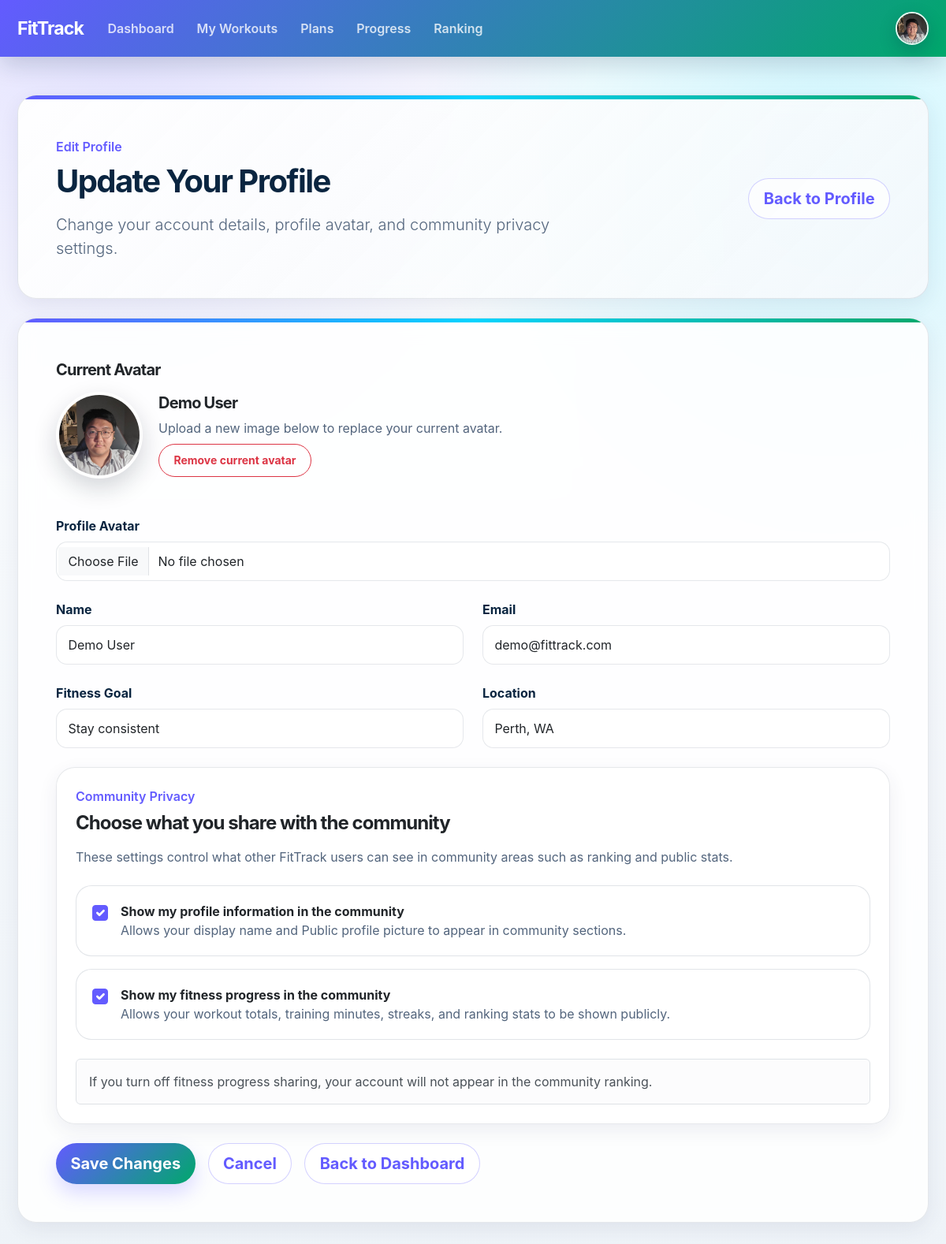
/profile/edit (signed in), run on the app's committed database.
### app.py (models this page shows, shortened)
class User(db.Model):
    __tablename__ = "users"
    id = db.Column(db.Integer, primary_key=True)
    name = db.Column(db.String(100), nullable=False)
    email = db.Column(db.String(120), unique=True, nullable=False)
    password_hash = db.Column(db.String(255), nullable=False)
    goal = db.Column(db.String(200), nullable=True)
    member_since = db.Column(db.String(50), nullable=True)
    location = db.Column(db.String(100), nullable=True)
    avatar_filename = db.Column(db.String(255), nullable=True)
    show_public_profile = db.Column(db.Boolean, nullable=False, default=True)
    show_public_fitness = db.Column(db.Boolean, nullable=False, default=True)
    workouts = db.relationship(
        "Workout",
        backref="owner",
        lazy=True,
        cascade="all, delete-orphan"
    )

### app.py (the view, shortened to what this page needs)
@app.route("/profile/edit", methods=["GET", "POST"])
def edit_profile():
    if not is_logged_in():
        return redirect(url_for("login"))
    user = current_user()
    if user is None:
        session.clear()
        return redirect(url_for("login"))
    return render_template("edit_profile.html", profile=user_to_profile_dict(user))

### templates/edit_profile.html (shortened to what this page needs)
<!doctype html>
<html lang="en">
<head>
    <link
        href="https://cdn.jsdelivr.net/npm/bootstrap@5.3.3/dist/css/bootstrap.min.css"
        rel="stylesheet"
    >
    <link
        rel="stylesheet"
        href="{{ url_for('static', filename='css/styles.css') }}"
    >
</head>
<body class="bg-light">
<header>
    <nav class="navbar navbar-expand-lg navbar-dark bg-success">
        <div class="container">
            <a class="navbar-brand fw-bold" href="{% if session.get('user_id') %}{{ url_for('dashboard') }}{% else %}{{ url_for('home') }}{% endif %}">
    FitTrack
</a>
            <div class="collapse navbar-collapse" id="appNav">
                <ul class="navbar-nav me-auto align-items-lg-center">
                    <li class="nav-item">
                        <a class="nav-link" href="{{ url_for('dashboard') }}">Dashboard</a>
                    </li>
                    <li class="nav-item">
                        <a class="nav-link" href="{{ url_for('workouts') }}">My Workouts</a>
                    </li>
                    <li class="nav-item">
                        <a class="nav-link" href="{{ url_for('plans') }}">Plans</a>
                    </li>
                    <li class="nav-item">
                        <a class="nav-link" href="{{ url_for('progress') }}">Progress</a>
                    </li>
                    <li class="nav-item">
                        <a class="nav-link" href="{{ url_for('ranking') }}">Ranking</a>
                    </li>
                </ul>
                <div class="d-flex align-items-center mt-3 mt-lg-0">
                    <div class="dropdown">
                        <button
                            class="btn p-0 border-0 bg-transparent profile-dropdown-toggle"
                            type="button"
                            data-bs-toggle="dropdown"
                            aria-expanded="false"
                            aria-label="Open profile menu"
                        >
                            {% if nav_profile and nav_profile.avatar_filename %}
                                <img
                                    src="{{ url_for('static', filename='uploads/' ~ nav_profile.avatar_filename) }}"
                                    alt="Profile"
                                    class="profile-icon"
                                >
                            {% endif %}
                        </button>
                    </div>
                </div>
            </div>
        </div>
    </nav>
</header>
<main class="py-5">
    <div class="container">
        <section class="card border-0 shadow-sm hero-card mb-4">
            <div class="card-body p-4 p-lg-5">
                <div class="row align-items-center g-4">
                    <div class="col-lg-8">
                        <p class="fw-semibold mb-2" style="color: #635bff;">
                            Edit Profile
                        </p>
                        <h1 class="display-6 fw-bold mb-3">
                            Update Your Profile
                        </h1>
                        <p class="lead text-muted mb-0">
                            Change your account details, profile avatar, and community privacy settings.
                        </p>
                    </div>
                    <div class="col-lg-4 text-lg-end">
                        <a href="{{ url_for('profile') }}" class="btn btn-outline-success btn-lg">
                            Back to Profile
                        </a>
                    </div>
                </div>
            </div>
        </section>
        <section class="card border-0 shadow-sm dashboard-info-card">
            <div class="card-body p-4 p-lg-5">
                <form
                    method="POST"
                    action="{{ url_for('edit_profile') }}"
                    enctype="multipart/form-data"
                >
                    <div class="mb-5">
                        <h2 class="h5 fw-bold mb-3">
                            Current Avatar
                        </h2>
                        <div class="avatar-preview-row">
                            {% if profile.avatar_filename %}
                                <img
                                    src="{{ url_for('static', filename='uploads/' ~ profile.avatar_filename) }}"
                                    alt="Current avatar"
                                    class="avatar-preview-box"
                                >
                            {% endif %}
                            <div class="avatar-preview-info">
                                <h3 class="h5 fw-bold mb-2">
                                    {{ profile.name }}
                                </h3>
                                <p class="text-muted mb-2">
                                    Upload a new image below to replace your current avatar.
                                </p>
                                {% if profile.avatar_filename %}
                                    <button
                                        type="submit"
                                        name="action"
                                        value="remove_avatar"
                                        class="btn btn-outline-danger btn-sm"
                                    >
                                        Remove current avatar
                                    </button>
                                {% endif %}
                            </div>
                        </div>
                    </div>
                    <div class="mb-4">
                        <label for="avatar" class="form-label">Profile Avatar</label>
                        <input
                            type="file"
                            class="form-control"
                            id="avatar"
                            name="avatar"
                            accept="image/png, image/jpeg, image/jpg, image/gif"
                        >
                    </div>
                    <div class="row g-4 mb-4">
                        <div class="col-md-6">
                            <label for="name" class="form-label">Name</label>
                            <input
                                type="text"
                                class="form-control"
                                id="name"
                                name="name"
                                value="{{ profile.name }}"
                                required
                            >
                        </div>
                        <div class="col-md-6">
                            <label for="email" class="form-label">Email</label>
                            <input
                                type="email"
                                class="form-control"
                                id="email"
                                value="{{ profile.email }}"
                                readonly
                            >
                        </div>
                        <div class="col-md-6">
                            <label for="goal" class="form-label">Fitness Goal</label>
                            <input
                                type="text"
                                class="form-control"
                                id="goal"
                                name="goal"
                                value="{{ profile.goal }}"
                                placeholder="Stay consistent"
                            >
                        </div>
                        <div class="col-md-6">
                            <label for="location" class="form-label">Location</label>
                            <input
                                type="text"
                                class="form-control"
                                id="location"
                                name="location"
                                value="{{ profile.location }}"
                                placeholder="Perth, WA"
                            >
                        </div>
                    </div>
                    <div class="card border-0 shadow-sm mb-4" style="border-radius: 1.5rem;">
                        <div class="card-body p-4">
                            <p class="fw-semibold mb-2" style="color: #635bff;">
                                Community Privacy
                            </p>
                            <h2 class="h4 fw-bold mb-3">
                                Choose what you share with the community
                            </h2>
                            <p class="text-muted mb-4">
                                These settings control what other FitTrack users can see in community areas such as ranking and public stats.
                            </p>
                            <div class="d-grid gap-3">
                                <label class="privacy-option">
                                    <div class="d-flex align-items-start gap-3">
                                        <input
                                            class="form-check-input mt-1"
                                            type="checkbox"
                                            name="show_public_profile"
                                            id="show_public_profile"
                                            {% if profile.show_public_profile %}checked{% endif %}
                                        >
                                        <div>
                                            <strong>Show my profile information in the community</strong>
                                            <p class="text-muted mb-0">
                                                Allows your display name and Public profile picture to appear in community sections.
                                            </p>
                                        </div>
                                    </div>
                                </label>
                                <label class="privacy-option">
                                    <div class="d-flex align-items-start gap-3">
                                        <input
                                            class="form-check-input mt-1"
                                            type="checkbox"
                                            name="show_public_fitness"
                                            id="show_public_fitness"
                                            {% if profile.show_public_fitness %}checked{% endif %}
                                        >
                                        <div>
                                            <strong>Show my fitness progress in the community</strong>
                                            <p class="text-muted mb-0">
                                                Allows your workout totals, training minutes, streaks, and ranking stats to be shown publicly.
                                            </p>
                                        </div>
                                    </div>
                                </label>
                            </div>
                            <div class="alert alert-light border mt-4 mb-0" role="alert">
                                If you turn off fitness progress sharing, your account will not appear in the community ranking.
                            </div>
                        </div>
                    </div>
                    <div class="d-flex flex-wrap gap-3">
                        <button type="submit" name="action" value="save" class="btn btn-success btn-lg">
                            Save Changes
                        </button>
                        <a href="{{ url_for('profile') }}" class="btn btn-outline-success btn-lg">
                            Cancel
                        </a>
                        <a href="{{ url_for('dashboard') }}" class="btn btn-outline-success btn-lg">
                            Back to Dashboard
                        </a>
                    </div>
                </form>
            </div>
        </section>
    </div>
</main>
</body>
</html>

### data on the page
User: avatar_filename (picture), name "Demo User", email "demo@fittrack.com", goal "Stay consistent", location "Perth, WA"
